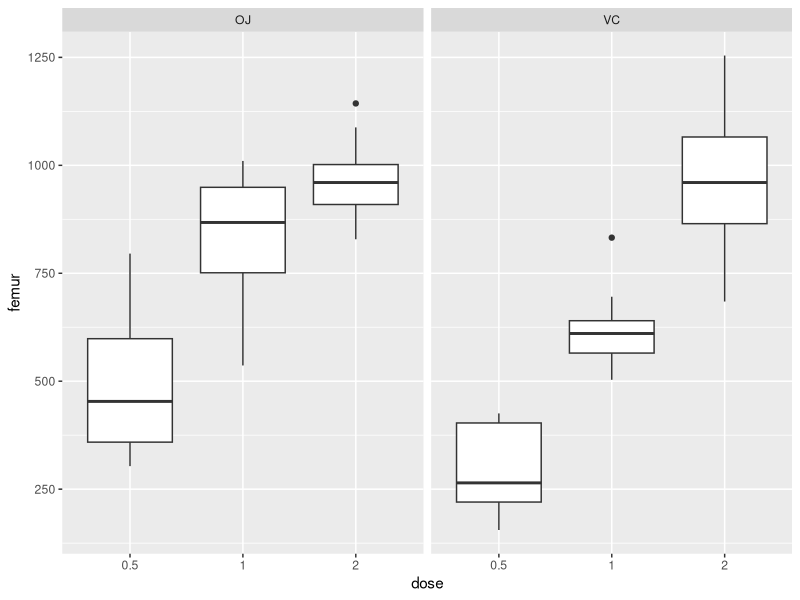

Reproduce this figure in R.
## ---- chunk 1
library(tidyverse)
library(datasets)
library(writexl)
library(broom)
## ---- chunk 2
# Generate the data, creating multiple fake Dependent Variables
bone_df <- as.tibble(ToothGrowth) %>% 
    mutate(dose = factor(dose),
           molars = len*2,
           crunchers = len*3,
           canines = len*3.14,
           femur = len*37) %>% 
    select(supp, dose, everything())

# for playing around with if you wanna run ONE aov and tukey.
bone_len <- bone_df %>% 
    select(dose, supp, len)

bone_molars <- bone_df %>% 
    select(dose, supp, molars)

bone_crunchers <- bone_df %>% 
    select(dose, supp, crunchers)
## ---- chunk 3
# exploratory graph
bone_df %>% 
    ggplot(aes(x = dose, y = femur)) +
    geom_boxplot() +
    facet_grid(~supp)
## ---- chunk 4
# select the depedent variables of interest(exclude the factors)
all_anova <- bone_df %>% 
    select(len:femur) %>% 
    map(~ aov(lm(.x ~ supp * dose, data = bone_df)))

all_anova 
# notice there is a list of dataframes, where each dataset is named after
# the initial column name. You could select from this list of dfs with all_anova$name

# and the broom::tidy output as example
tidy(all_anova$len)

# quick chec to show you what the TukeyHSD looks like 
# we need to specify the interaction with which = 
tidy(TukeyHSD(all_anova$len, which = "supp:dose"))
## ---- chunk 5
# this does all the nice things and ends up with one LONG dataframe 
# with a label for each set of main effects/interactions/residuals.
all_anova %>% 
    map(., broom::tidy) %>% 
    map(~ mutate(.x, p.value = round(p.value, 5))) %>%
    map( ~ mutate(.x, sig = case_when(p.value <= 0.05 ~ "SIG",
                                  p.value > 0.05 ~ ""))) %>%
    bind_rows(.id = "source")
## ---- chunk 6
# this does all the nice things and ends up writing the list of dataframes
# to individuals tabs of an excel file 
all_anova %>% 
    map(., broom::tidy) %>% # notice that map(., tidy) is same as map(~ tidy(.))
    map(~ mutate(.x, p.value = round(p.value, 5))) %>%
    map(~ mutate(.x, sig = case_when(p.value <= 0.05 ~ "SIG",
                                  p.value > 0.05 ~ ""))) %>%
    writexl::write_xlsx(., "bone_anovas_type1.xlsx")

## ---- chunk 7
# long dataframe
all_anova %>% 
    map(~ tidy(TukeyHSD(., which = 'supp:dose'))) %>% 
    bind_rows(.id = "source")
## ---- chunk 8
# wide - less than ideal as I don't know a way to generate proper names
# it just will add a number to each of the columns.
all_anova %>% 
    map_dfc(~ tidy(TukeyHSD(., which = 'supp:dose')))
## ---- chunk 9
# write to excel
all_anova %>% 
    map(~ tidy(TukeyHSD(., which = 'supp:dose'))) %>% 
    writexl::write_xlsx(., "tidy_tukey.xlsx")
